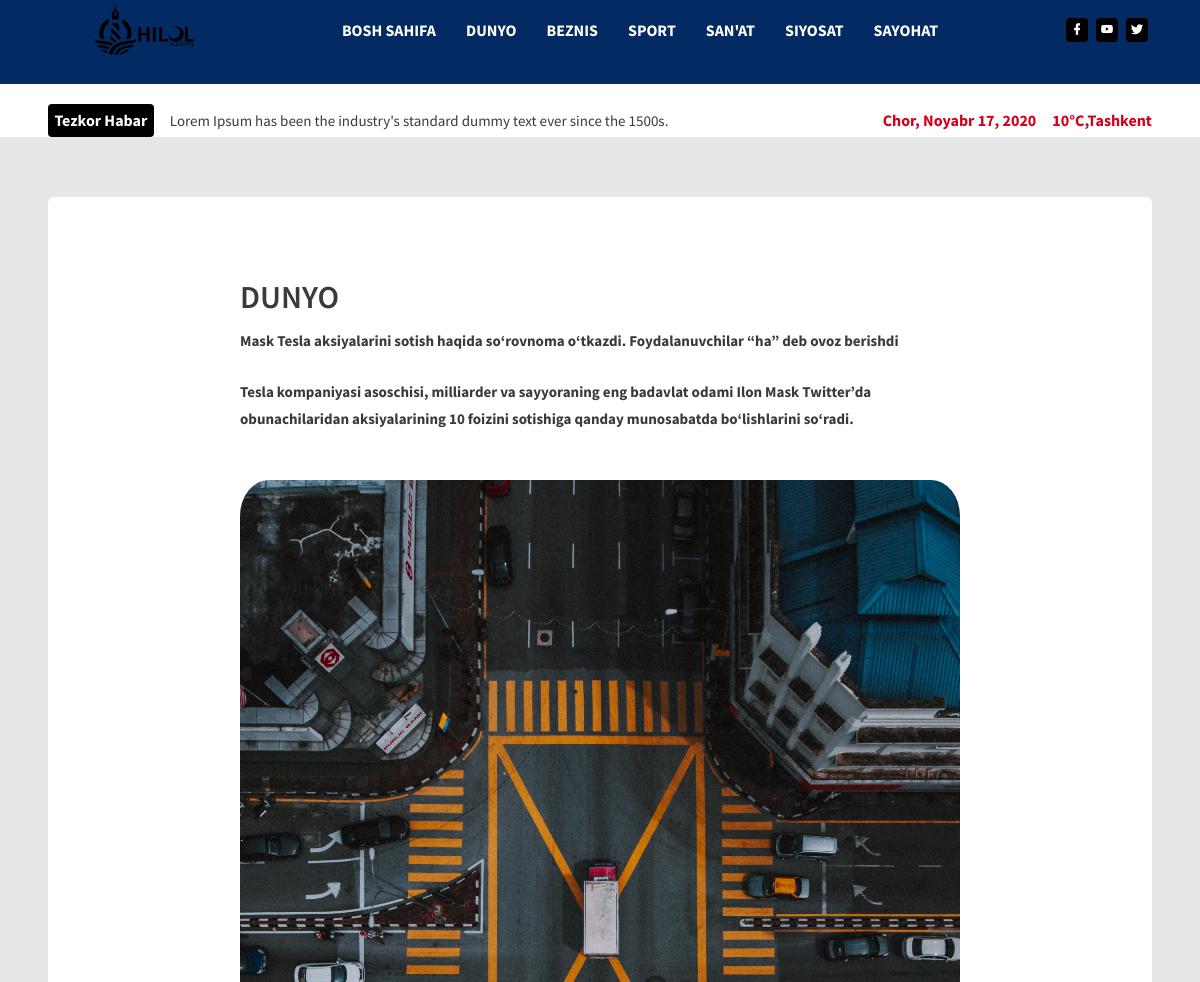
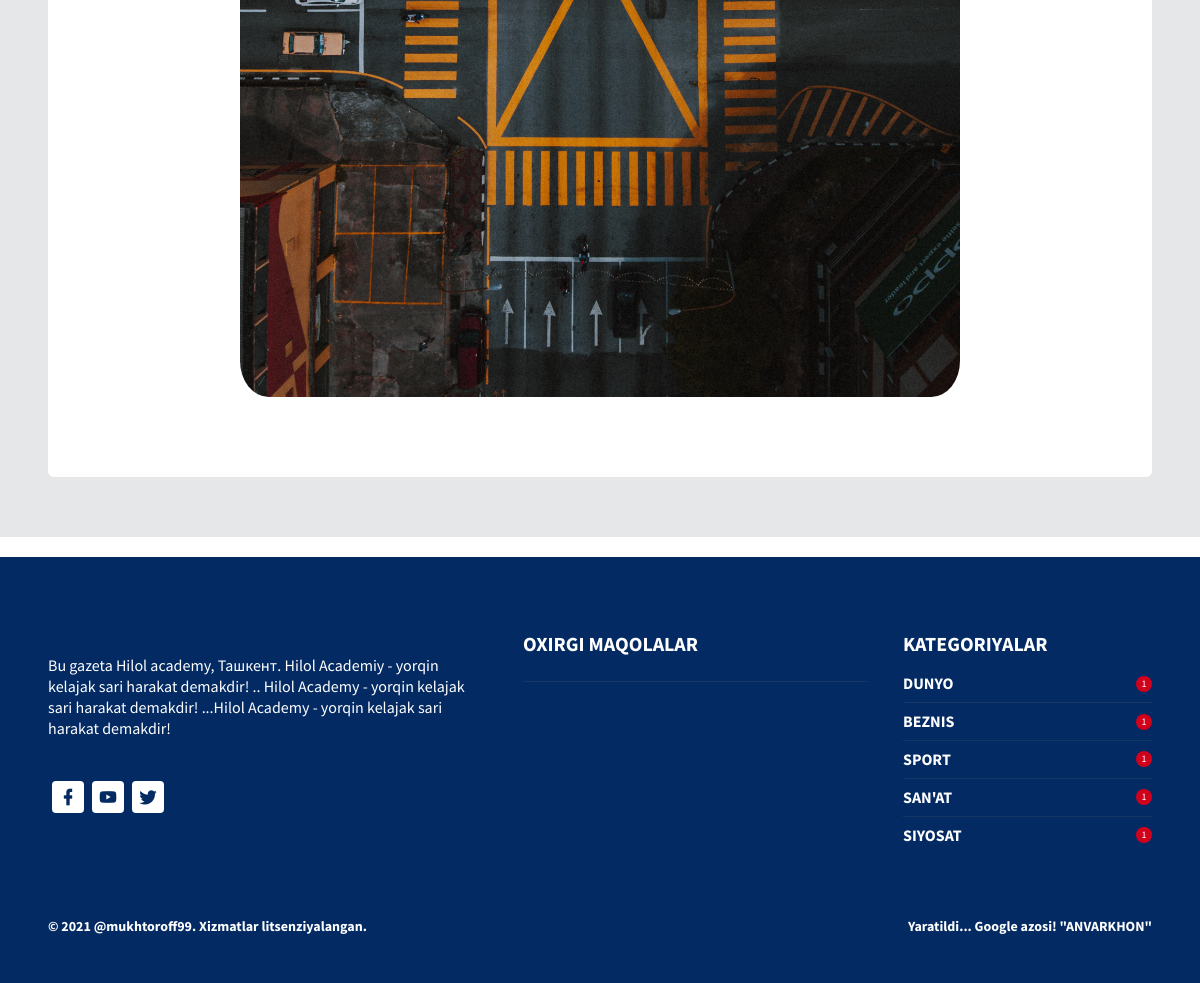
/postdetail/1/, run on the app's committed database (2 pictures, top to bottom).
### my_app/models.py (models this page shows, shortened)
class News(models.Model):
    title = models.CharField(max_length=250, null=False, blank=False)
    image = models.ImageField(upload_to='images/', blank=True)
    text = models.TextField(null=False, blank=False)
    category = models.ForeignKey(
        Category, blank=False,
        null=True,
        on_delete=models.SET_NULL)
    created_at = models.DateTimeField(auto_now_add=True)

class Category(models.Model):
    name = models.CharField(max_length=100, null=False, blank=False)
    def __str__(self):
        return self.name

### my_app/views.py (the view)
# urls.py: path('postdetail/<int:news_id>/', views.post_detail, name="post_detail"),
def post_detail(request, news_id):
	stri = get_object_or_404(News, pk=news_id)
	string1 = News.objects.all().filter(category_id=news_id)
	ctx = {
		"new": stri,
		"asd": string1,
	}
	return render(request, "post_detail.html", ctx)

### templates/post_detail.html
{% extends 'base.html' %}
{% block content %}
      <div class="content-wrapper">
        <div class="container">
          <div class="row">
            <div class="col-sm-12">
              <div class="card" data-aos="fade-up">
                <div class="card-body">
                  <div class="aboutus-wrapper">
                    <h1 class="mt-5">
                      {{ new.category }}
                    </h1>
                    <p class="font-weight-600 fs-15">
                      {{ new.title }}
                    </p>
                    <p class="font-weight-600 fs-15 mb-5 mt-4">
                      {{ new.text }}
                    </p>
                    <img
                      src="{{ new.image.url }}"
                      alt="banner"
                      class="img-fluid mb-5"
                    />
                  </div>
                </div>
              </div>
            </div>
          </div>
        </div>
      </div>
    </div>
{% endblock content %}

### templates/base.html (shortened to what this page needs)
{% load static %}
<!DOCTYPE html>
<html lang="zxx">
  <head>
    <link
      rel="stylesheet"
      href="{% static './vendors/mdi/css/materialdesignicons.min.css' %}"
    />
    <link rel="stylesheet" href="{% static 'vendors/aos/dist/aos.css/aos.css' %}" />
    <link rel="stylesheet" href="{% static 'css/style.css' %}">
  </head>
  <body>
    <div class="container-scroller">
      <div class="main-panel">
        <header id="header">
          <div class="container">
            <nav class="navbar navbar-expand-lg navbar-light">
              <div class="navbar-bottom">
                <div class="d-flex justify-content-between align-items-center">
                  <div>
                    <a class="navbar-brand" href="{% url 'home'%}">
                      <img src="{% static 'images/logo1.svg' %}" style="max-height: 100%; height: 50px;" alt="">
                    </a>
                  </div>
                  <div>
                    <div class="navbar-collapse justify-content-center collapse" id="navbarSupportedContent">
                      <ul class="navbar-nav d-lg-flex justify-content-between align-items-center">
                        <li class="nav-item active">
                          <a class="nav-link" href="{% url 'home' %}">BOSH SAHIFA</a>
                        </li>
                        <li class="nav-item">
                          <a class="nav-link" href="{% url 'category' category_id=3 %}">DUNYO</a>
                        </li>
                        <li class="nav-item">
                          <a class="nav-link" href="{% url 'category' category_id=4 %}">BEZNIS</a>
                        </li>
                        <li class="nav-item">
                          <a class="nav-link" href="{% url 'category' category_id=5 %}">SPORT</a>
                        </li>
                        <li class="nav-item">
                          <a class="nav-link" href="{% url 'category' category_id=6 %}">SAN'AT</a>
                        </li>
                        <li class="nav-item">
                          <a class="nav-link" href="{% url 'category' category_id=7 %}">SIYOSAT</a>
                        </li>
                        <li class="nav-item">
                          <a class="nav-link" href="{% url 'category' category_id=8 %}">SAYOHAT</a>
                        </li>
                      </ul>
                    </div>
                  </div>
                  <ul class="social-media">
                    <li>
                      <a href="#">
                        <i class="mdi mdi-facebook"></i>
                      </a>
                    </li>
                    <li>
                      <a href="#">
                        <i class="mdi mdi-youtube"></i>
                      </a>
                    </li>
                    <li>
                      <a href="#">
                        <i class="mdi mdi-twitter"></i>
                      </a>
                    </li>
                  </ul>
                </div>
              </div>
            </nav>
          </div>
        </header>
        <div class="flash-news-banner">
          <div class="container">
            <div class="d-lg-flex align-items-center justify-content-between">
              <div class="d-flex align-items-center">
                <span class="badge badge-dark mr-3">Tezkor Habar</span>
                <p class="mb-0">
                  Lorem Ipsum has been the industry's standard dummy text ever
                  since the 1500s.
                </p>
              </div>
              <div class="d-flex">
                <span class="mr-3 text-danger">Chor, Noyabr 17, 2020</span>
                <span class="text-danger">10°C,Tashkent</span>
              </div>
            </div>
          </div>
	        {% block content %}
	      {% endblock content %}
        </div>
      </div>
	      <footer>
	      <div class="main-panel">
          <div class="footer-top">
            <div class="container">
              <div class="row">
                <div class="col-sm-5">
                  <h5 class="font-weight-normal mt-4 mb-5">
                    Bu gazeta Hilol academy, Ташкент. Hilol Academiy - yorqin kelajak sari harakat demakdir! ..
	                  Hilol Academy - yorqin kelajak sari harakat demakdir! ...Hilol Academy - yorqin kelajak sari harakat demakdir!
                  </h5>
                  <ul class="social-media mb-3">
                    <li>
                      <a href="#">
                        <i class="mdi mdi-facebook"></i>
                      </a>
                    </li>
                    <li>
                      <a href="#">
                        <i class="mdi mdi-youtube"></i>
                      </a>
                    </li>
                    <li>
                      <a href="#">
                        <i class="mdi mdi-twitter"></i>
                      </a>
                    </li>
                  </ul>
                </div>
                <div class="col-sm-4">
                  <h3 class="font-weight-bold mb-3">OXIRGI MAQOLALAR</h3>
                  <div class="row">
                    <div class="col-sm-12">
                      <div class="footer-border-bottom pb-2">
                      </div>
                    </div>
                  </div>
                </div>
                <div class="col-sm-3">
                  <h3 class="font-weight-bold mb-3">KATEGORIYALAR</h3>
                  <div class="footer-border-bottom pb-2">
                    <div class="d-flex justify-content-between align-items-center">
                      <h5 class="mb-0 font-weight-600"><a href="#" style="text-decoration: none; color: white">DUNYO</a></h5>
	                    <a href="#" style="text-decoration: none; color: white"><div class="count">1</div></a>
                    </div>
                  </div>
                  <div class="footer-border-bottom pb-2 pt-2">
                    <div class="d-flex justify-content-between align-items-center">
                      <h5 class="mb-0 font-weight-600"><a href="#" style="text-decoration: none; color: white">BEZNIS</a></h5>
	                    <a href="#" style="text-decoration: none; color: white"><div class="count">1</div></a>
                    </div>
                  </div>
                  <div class="footer-border-bottom pb-2 pt-2">
                    <div class="d-flex justify-content-between align-items-center">
                      <h5 class="mb-0 font-weight-600"><a href="#" style="text-decoration: none; color: white">SPORT</a></h5>
	                    <a href="#" style="text-decoration: none; color: white"><div class="count">1</div></a>
                    </div>
                  </div>
                  <div class="footer-border-bottom pb-2 pt-2">
                    <div class="d-flex justify-content-between align-items-center">
                      <h5 class="mb-0 font-weight-600"><a href="#" style="text-decoration: none; color: white">SAN'AT</a></h5>
	                    <a href="#" style="text-decoration: none; color: white"><div class="count">1</div></a>
                    </div>
                  </div>
                  <div class="pt-2">
                    <div class="d-flex justify-content-between align-items-center">
                      <h5 class="mb-0 font-weight-600"><a href="#" style="text-decoration: none; color: white">SIYOSAT</a></h5>
	                    <a href="#" style="text-decoration: none; color: white"><div class="count">1</div></a>
                    </div>
                  </div>
                </div>
              </div>
            </div>
          </div>
          <div class="footer-bottom">
            <div class="container">
              <div class="row">
                <div class="col-sm-12">
                  <div class="d-sm-flex justify-content-between align-items-center">
                    <div class="fs-14 font-weight-600">
                      © 2021 <a href="https:t.me/@mukhtoroff99" target="_blank" class="text-white">@mukhtoroff99</a>. Xizmatlar litsenziyalangan.
                    </div>
                    <div class="fs-14 font-weight-600">
                      Yaratildi... <a href="https://www.google.com/" target="_blank" class="text-white">Google azosi! "ANVARKHON"</a>
                    </div>
                  </div>
                </div>
              </div>
            </div>
          </div>
	      </div>
	      </footer>
  </body>
</html>

### data on the page
News: category "DUNYO", title "Mask Tesla aksiyalarini sotish haqida so‘rovnoma o‘tkazdi. Foydalanuvchilar “ha” deb ovoz berishdi", text "Tesla kompaniyasi asoschisi, milliarder va sayyoraning eng badavlat odami Ilon Mask Twitter’da obunachilaridan aksiyalarining 10 foizini sotishiga qanday munosabatda bo‘lishlarini so‘radi.", image (picture)
